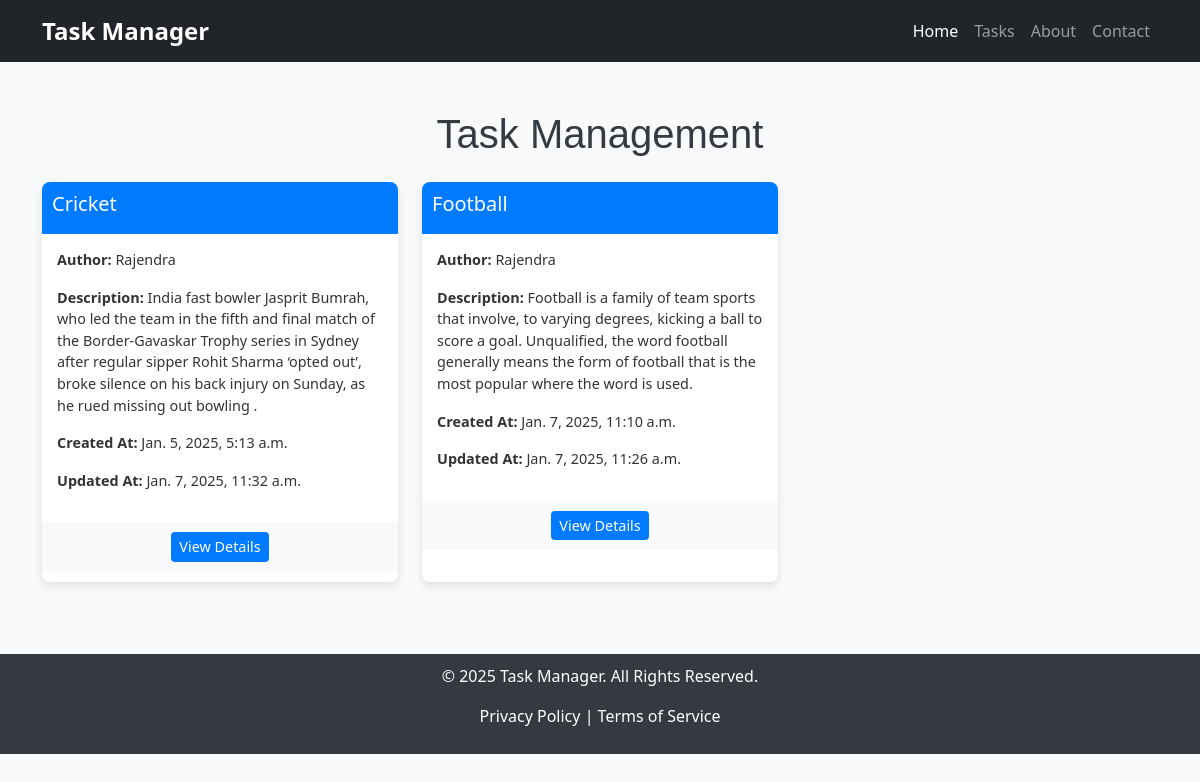
The page /api/blog/ on the database as committed earlier.
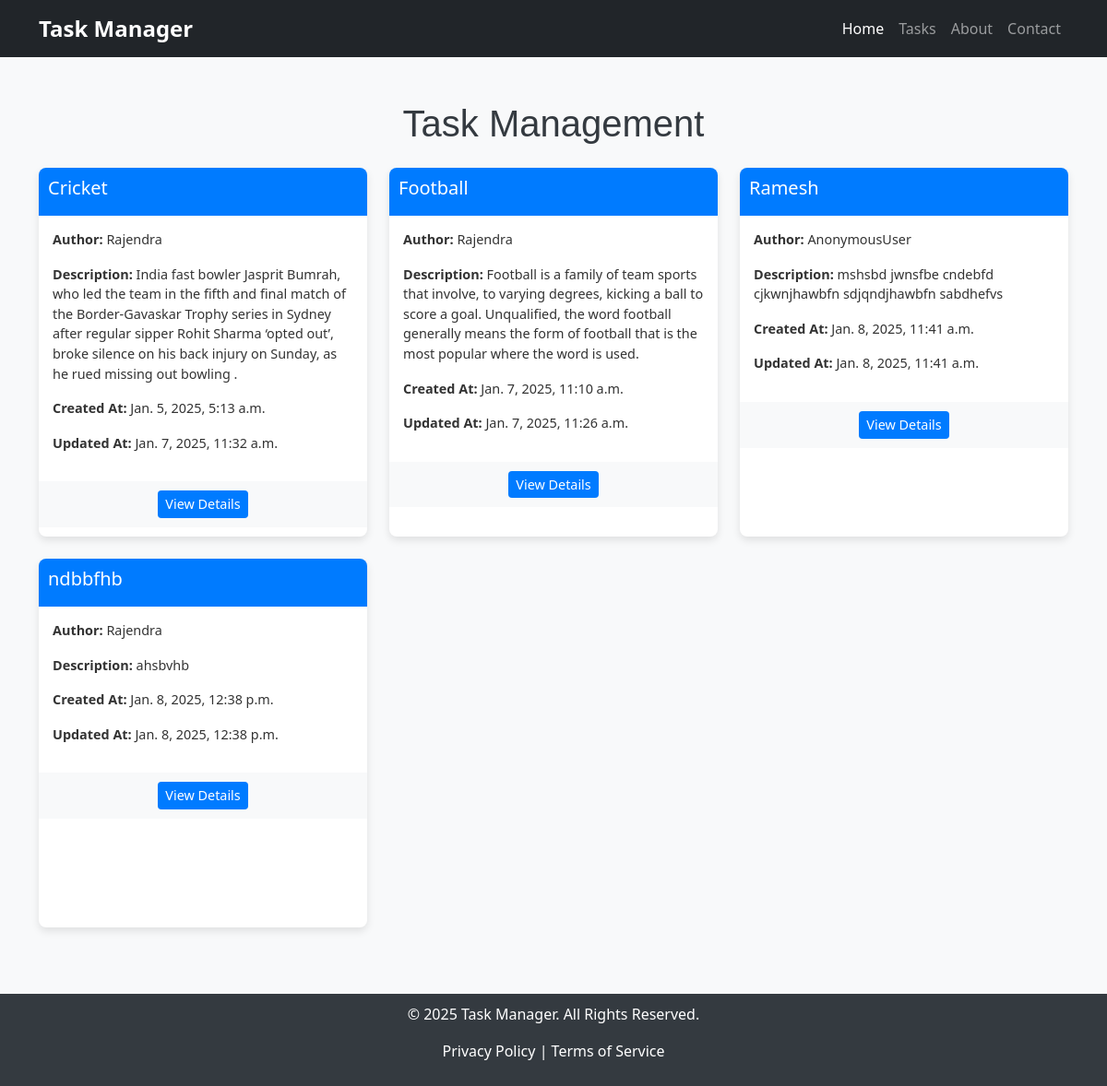
The same page on the database as committed later.
### tasks/models.py (models this page shows, shortened)
class Task(models.Model):
    title=models.CharField(max_length=100)
    author=models.CharField(max_length=100)
    description=models.TextField(max_length=250)
    created_at=models.DateTimeField(auto_now_add=True)
    updated_at=models.DateTimeField(auto_now=True)
    completed=models.BooleanField(default=True)
    image = models.ImageField(upload_to='task_images/', null=True, blank=True)
    url = models.URLField(max_length=500, null=True, blank=True)

### tasks/views.py (the view)
# urls.py: path('blog/', task_list, name='task-list'),
def task_list(request):
    tasks = Task.objects.all()
    return render(request, 'tasks/task_list.html', {'tasks': tasks})

### tasks/templates/tasks/task_list.html (shortened to what this page needs)
{% load static %}
<!DOCTYPE html>
<html lang="en">
<head>
    <link href="https://cdn.jsdelivr.net/npm/bootstrap@5.3.2/dist/css/bootstrap.min.css" rel="stylesheet">
</head>
<body class="bg-light">
    <nav class="navbar navbar-expand-lg navbar-dark bg-dark">
        <div class="container">
            <a class="navbar-brand" href="#">Task Manager</a>
            <div class="collapse navbar-collapse" id="navbarNav">
                <ul class="navbar-nav ms-auto">
                    <li class="nav-item">
                        <a class="nav-link active" href="#">Home</a>
                    </li>
                    <li class="nav-item">
                        <a class="nav-link" href="/api/add_blog">Tasks</a>
                    </li>
                    <li class="nav-item">
                        <a class="nav-link" href="#">About</a>
                    </li>
                    <li class="nav-item">
                        <a class="nav-link" href="#">Contact</a>
                    </li>
                </ul>
            </div>
        </div>
    </nav>
    <div class="container mt-5">
        <h1 class="text-center mb-4">Task Management</h1>
        <div class="row">
            {% for task in tasks %}
                <div class="col-md-4 col-sm-6 mb-4">
                    <div class="task-card">
                        <div class="task-card-header">
                            <h5 class="mb-2">{{ task.title }}</h5>
                        </div>
                        <div class="task-card-body">
                            <p><strong>Author:</strong> {{ task.author }}</p>
                            <p><strong>Description:</strong> {{ task.description }}</p>
                            <p><strong>Created At:</strong> {{ task.created_at }}</p>
                            <p><strong>Updated At:</strong> {{ task.updated_at }}</p>
                        </div>
                        <div class="task-card-footer">
                            <a href="{{ task.url }}" class="btn btn-primary btn-sm" target="_blank">View Details</a>
                        </div>
                    </div>
                </div>
            {% empty %}
                <div class="col-12">
                    <div class="alert alert-warning text-center" role="alert">
                        No tasks available.
                    </div>
                </div>
            {% endfor %}
        </div>
    </div>
    <footer class="mt-5">
        <div class="container">
            <p>&copy; 2025 Task Manager. All Rights Reserved.</p>
            <p>
                <a href="#">Privacy Policy</a> |
                <a href="#">Terms of Service</a>
            </p>
        </div>
    </footer>
</body>
</html>

### tasks/templates/tasks/task_list.html (style rules this page uses)
body { background-color: #f8f9fa; }
h1 { color: #343a40; font-family: 'Arial', sans-serif; }
.navbar-brand { font-size: 1.5rem; font-weight: bold; }
footer { background-color: #343a40; color: #ffffff; text-align: center; padding: 10px 0; position: relative; bottom: 0; width: 100%; }
footer a { color: #ffffff; text-decoration: none; }
.task-card { background-color: #ffffff; border-radius: 8px; box-shadow: 0 4px 8px rgba(0, 0, 0, 0.1); overflow: hidden; transition: transform 0.3s ease; height: 400px; }
.task-card-header { background-color: #007bff; color: #ffffff; padding: 10px; font-size: 1.1rem; font-weight: bold; }
.task-card-body { padding: 15px; font-size: 0.9rem; color: #333; overflow-y: auto; }
.task-card-footer { background-color: #f8f9fa; padding: 10px; text-align: center; }
.task-card-footer .btn { background-color: #007bff; color: #ffffff; border: none; transition: background-color 0.3s ease; font-size: 0.9rem; }

Rows that differ between the two databases and show on the page:
added Task: title "Ramesh", author "AnonymousUser", description "mshsbd jwnsfbe cndebfd cjkwnjhawbfn sdjqndjhawbfn sabdhefvs", created_at "Jan. 8, 2025, 11:41 a.m.", updated_at "Jan. 8, 2025, 11:41 a.m."
added Task: title "ndbbfhb", author "Rajendra", description "ahsbvhb", created_at "Jan. 8, 2025, 12:38 p.m.", updated_at "Jan. 8, 2025, 12:38 p.m."
